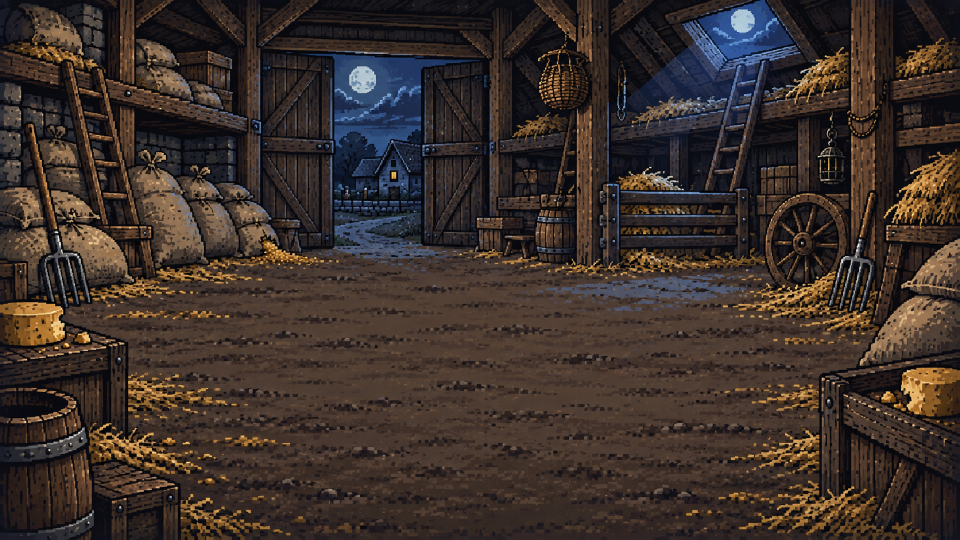
#> input picture assets/pixel_trial/bg_battle_rat_pack.png, 1920 x 1080 px (shown at 1/2 size); its folder holds only this picture in this run
$ python pixelize.py
#> lines starting #> are read from the running program, lines starting #| are printed output that depends on the picture
#> in main, im is the input picture: PIL image 1920x1080 RGB; mean R, G, B 60, 48.3, 43
"""Приводит сгенерированный пиксель-арт к точной сетке и ограниченной палитре.

Генераторы рисуют «пиксели» разного размера (у одних картинок клетка 8 точек, у других 4)
и с шумом по краям. Здесь каждая картинка уменьшается до сетки игры усреднением клетки
и сводится к палитре без дизеринга — получаются чистые квадраты одного размера.

    python tools/pixel/pixelize.py            # assets/pixel_trial/*.png -> assets/pixel_trial/px/
    python tools/pixel/pixelize.py fx         # листы эффектов assets/fx -> assets/pixel_trial/fx (в 4 раза мельче)

Сетка: портреты 96×128, фон 320×180 (ровно 1/4 экрана 1280×720 — масштаб ×4 без неровных пикселей).
"""
import glob
import os
import sys

from PIL import Image

ROOT = os.path.join(os.path.dirname(__file__), "..", "..")
SRC = os.path.join(ROOT, "assets", "pixel_trial")
OUT = os.path.join(SRC, "px")
PORTRAIT_GRID = (96, 128)
BG_GRID = (320, 180)
FX_SHRINK = 4  # кадр эффекта 256 -> 64 точки
FX_SHEETS = {  # кадров, столбцов (как Fx.SHEETS)
    "fireball": (12, 4), "explosion": (20, 5), "steam": (20, 5), "water_orb": (12, 4), "splash": (18, 6),
    "dark_orb": (12, 4), "shadow_burst": (20, 5), "arcane_orb": (12, 4), "arcane_burst": (18, 6),
    "holy_pillar": (20, 5), "zap_hit": (12, 4), "heal": (20, 5), "shield": (18, 6), "rock": (12, 4),
    "rubble": (20, 5), "ice_shard": (12, 4), "shatter": (16, 4), "gust": (20, 5), "illusion_orb": (12, 4),
    "prism": (18, 6), "clock": (20, 5), "sound_rings": (18, 6), "gears": (20, 5), "buff": (20, 5),
    "debuff": (20, 5),
}


def to_grid(im: Image.Image, grid, colors: int) -> Image.Image:
#> called with grid = (320, 180), colors = 48
    small = im.convert("RGB").resize(grid, Image.BOX)
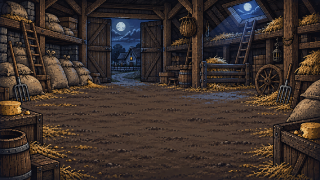
#> small: PIL image 320x180 RGB; mean R, G, B 60.2, 48.5, 43.2
    return small.quantize(colors=colors, method=Image.Quantize.MEDIANCUT, dither=Image.Dither.NONE).convert("RGB")
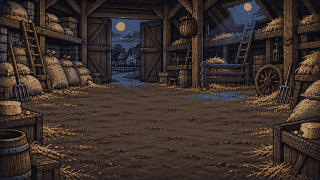
#> returned value: PIL image 320x180 RGB; mean R, G, B 60.1, 48.2, 42.6


def pixel_fx(path: str, dst: str, frames: int, cols: int) -> None:
    """Лист эффекта в пиксели: каждый кадр мельче в FX_SHRINK раз, прозрачность — да/нет,
    цвета — не больше 16 на лист. В игре показывается с NEAREST, так что пиксели крупные."""
    im = Image.open(path).convert("RGBA")
    w, h = im.size
    small = im.resize((w // FX_SHRINK, h // FX_SHRINK), Image.BOX)
    alpha = small.getchannel("A").point(lambda v: 255 if v > 90 else 0)
    rgb = small.convert("RGB").quantize(colors=16, method=Image.Quantize.MEDIANCUT,
                                        dither=Image.Dither.NONE).convert("RGB")
    out = Image.merge("RGBA", (*rgb.split(), alpha))
    out.save(dst, "WEBP", lossless=True)


def main() -> None:
    if len(sys.argv) > 1 and sys.argv[1] == "fx":
        dst_dir = os.path.join(SRC, "fx")
        os.makedirs(dst_dir, exist_ok=True)
        for name, (frames, cols) in FX_SHEETS.items():
            pixel_fx(os.path.join(ROOT, "assets", "fx", name + ".webp"), os.path.join(dst_dir, name + ".webp"), frames, cols)
            print("fx", name)
        return
    os.makedirs(OUT, exist_ok=True)
    for path in sorted(glob.glob(os.path.join(SRC, "*.png"))):
        name = os.path.basename(path)
        im = Image.open(path)
        if name.startswith("bg_"):
            out = to_grid(im, BG_GRID, 48)
        else:
            out = to_grid(im, PORTRAIT_GRID, 40)
        out.save(os.path.join(OUT, name))
        print(name, out.size)
#| bg_battle_rat_pack.png (320, 180)


if __name__ == "__main__":
    main()

$ run again, on assets/pixel_trial/water.png
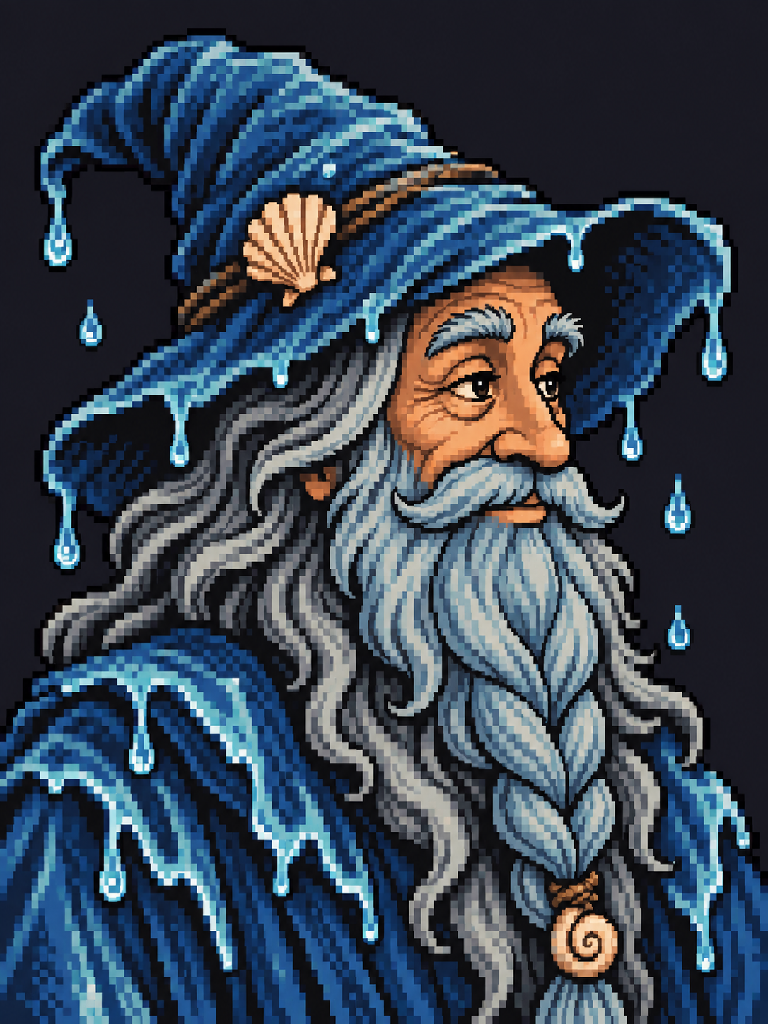
#> input picture assets/pixel_trial/water.png, 768 x 1024 px
#> in main, im is the input picture: PIL image 768x1024 RGB; mean R, G, B 56.7, 68.8, 82.5
#> in to_grid, `small = im.convert("RGB").resize(grid, Image.BOX)`:
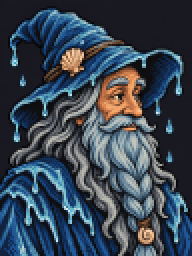
#> small: PIL image 96x128 RGB (shown 2 times larger); mean R, G, B 56.8, 68.9, 82.6
#> in to_grid, `return small.quantize(colors=colors, method=Image.Quantize.MEDIANCUT, ..`:
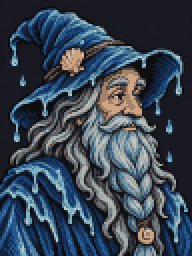
#> returned value: PIL image 96x128 RGB (shown 2 times larger); mean R, G, B 56.4, 68.7, 82.7
#| water.png (96, 128)
